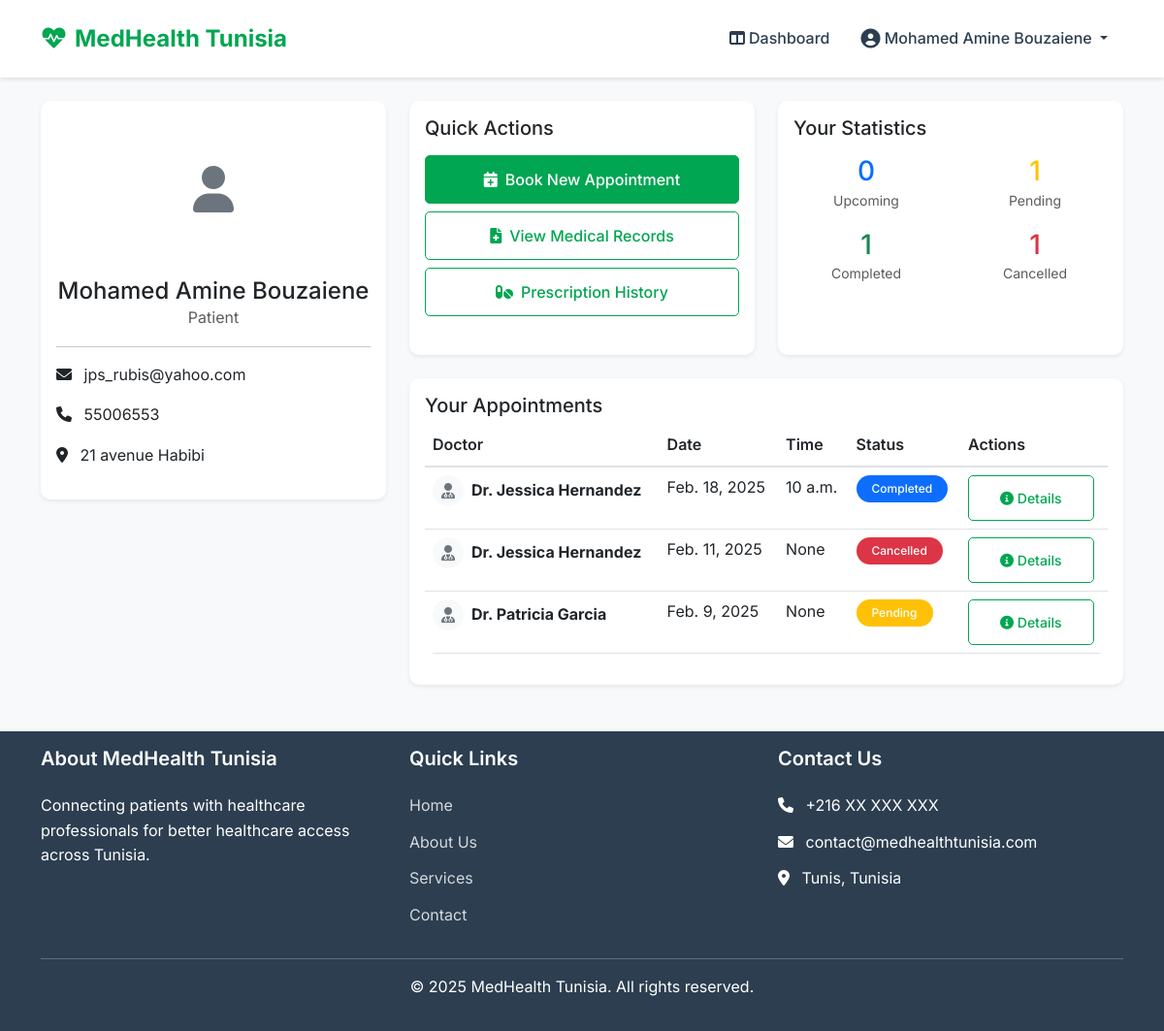
The page /patient/dashboard/ (signed in) on the database its author committed.
### accounts/models.py (models this page shows, shortened)
class CustomUser(AbstractUser):
    GENDER_CHOICES = [
        ('MALE', 'Male'),
        ('FEMALE', 'Female'),
    ]
    ROLE_CHOICES = [
        ('DOCTOR', 'Doctor'),
        ('NURSE', 'Nurse'),
        ('PATIENT', 'Patient'),
    ]
    groups = models.ManyToManyField(
        'auth.Group',
        verbose_name=_('groups'),
        blank=True,
        related_name='custom_user_set',
        related_query_name='custom_user'
    )
    user_permissions = models.ManyToManyField(
        'auth.Permission',
        verbose_name=_('user permissions'),
        blank=True,
        related_name='custom_user_set',
        related_query_name='custom_user'
    )
    gender = models.CharField(max_length=6, choices=GENDER_CHOICES)
    role = models.CharField(max_length=7, choices=ROLE_CHOICES)
    phone_number = models.CharField(max_length=15)
    address = models.TextField()
    date_of_birth = models.DateField(null=True, blank=True)
    profile_picture = models.ImageField(upload_to='profile_pics/', null=True, blank=True)
    created_at = models.DateTimeField(auto_now_add=True)
    updated_at = models.DateTimeField(auto_now=True)

### appointments/models.py (models this page shows, shortened)
class Appointment(models.Model):
    STATUS_CHOICES = [
        ('PENDING', 'Pending'),
        ('TIME_PROPOSED', 'Time Proposed'),
        ('CONFIRMED', 'Confirmed'),
        ('COMPLETED', 'Completed'),
        ('CANCELLED', 'Cancelled'),
        ('DECLINED', 'Declined'),
    ]
    doctor = models.ForeignKey(
        settings.AUTH_USER_MODEL,
        on_delete=models.CASCADE,
        related_name='doctor_appointments'
    )
    patient = models.ForeignKey(
        settings.AUTH_USER_MODEL,
        on_delete=models.CASCADE,
        related_name='patient_appointments'
    )
    date = models.DateField()
    time = models.TimeField(null=True, blank=True)
    reason = models.TextField()
    status = models.CharField(
        max_length=20,
        choices=STATUS_CHOICES,
        default='PENDING'
    )
    created_at = models.DateTimeField(auto_now_add=True)
    updated_at = models.DateTimeField(auto_now=True)
    class Meta:
        ordering = ['-date', '-time']
        unique_together = ['doctor', 'date', 'time']

### accounts/views.py (the view)
# urls.py: path('patient/dashboard/', views.patient_dashboard, name='patient_dashboard'),
@login_required
def patient_dashboard(request):
    if request.user.role != 'PATIENT':
        messages.error(request, 'Access denied. You must be a patient to view this page.')
        return redirect('home')
    appointments = Appointment.objects.filter(patient=request.user).order_by('-date', '-time')
    upcoming_appointments = appointments.filter(status='CONFIRMED', date__gte=datetime.now().date())
    pending_appointments = appointments.filter(status='PENDING')
    completed_appointments = appointments.filter(status='COMPLETED')
    cancelled_appointments = appointments.filter(status='CANCELLED')
    context = {
        'appointments': appointments,
        'upcoming_appointments': upcoming_appointments,
        'pending_appointments': pending_appointments,
        'completed_appointments': completed_appointments,
        'cancelled_appointments': cancelled_appointments,
    }
    return render(request, 'accounts/patient_dashboard.html', context)

### templates/accounts/patient_dashboard.html (shortened to what this page needs)
{% extends 'base.html' %}
{% load static %}
{% block content %}
<div class="container py-4">
    <div class="row">
        <div class="col-lg-4 mb-4">
            <div class="card border-0 shadow-sm">
                <div class="card-body text-center">
                    <div class="mb-3">
                        {% if user.profile_picture %}
                        <img src="{{ user.profile_picture.url }}" alt="Profile Picture" class="rounded-circle profile-picture">
                        {% else %}
                        <div class="profile-picture-placeholder">
                            <i class="fas fa-user fa-3x text-secondary"></i>
                        </div>
                        {% endif %}
                    </div>
                    <h4 class="mb-0">{{ user.get_full_name }}</h4>
                    <p class="text-muted">Patient</p>
                    <hr>
                    <div class="text-start">
                        <p><i class="fas fa-envelope me-2"></i> {{ user.email }}</p>
                        <p><i class="fas fa-phone me-2"></i> {{ user.phone_number }}</p>
                        <p><i class="fas fa-map-marker-alt me-2"></i> {{ user.address }}</p>
                    </div>
                </div>
            </div>
        </div>
        <div class="col-lg-8">
            <div class="row">
                <div class="col-md-6 mb-4">
                    <div class="card border-0 shadow-sm h-100">
                        <div class="card-body">
                            <h5 class="card-title mb-3">Quick Actions</h5>
                            <div class="d-grid gap-2">
                                <a href="{% url 'appointments:book_appointment' %}" class="btn btn-primary">
                                    <i class="fas fa-calendar-plus me-2"></i>Book New Appointment
                                </a>
                                <button class="btn btn-outline-primary">
                                    <i class="fas fa-file-medical me-2"></i>View Medical Records
                                </button>
                                <button class="btn btn-outline-primary">
                                    <i class="fas fa-pills me-2"></i>Prescription History
                                </button>
                            </div>
                        </div>
                    </div>
                </div>
                <div class="col-md-6 mb-4">
                    <div class="card border-0 shadow-sm h-100">
                        <div class="card-body">
                            <h5 class="card-title mb-3">Your Statistics</h5>
                            <div class="row text-center">
                                <div class="col-6 mb-3">
                                    <h3 class="text-primary mb-0">{{ upcoming_appointments.count }}</h3>
                                    <small class="text-muted">Upcoming</small>
                                </div>
                                <div class="col-6 mb-3">
                                    <h3 class="text-warning mb-0">{{ pending_appointments.count }}</h3>
                                    <small class="text-muted">Pending</small>
                                </div>
                                <div class="col-6">
                                    <h3 class="text-success mb-0">{{ completed_appointments.count }}</h3>
                                    <small class="text-muted">Completed</small>
                                </div>
                                <div class="col-6">
                                    <h3 class="text-danger mb-0">{{ cancelled_appointments.count }}</h3>
                                    <small class="text-muted">Cancelled</small>
                                </div>
                            </div>
                        </div>
                    </div>
                </div>
            </div>
            <div class="card border-0 shadow-sm mb-4">
                <div class="card-body">
                    <h5 class="card-title">Your Appointments</h5>
                    <div class="table-responsive">
                        <table class="table table-hover">
                            <thead>
                                <tr>
                                    <th>Doctor</th>
                                    <th>Date</th>
                                    <th>Time</th>
                                    <th>Status</th>
                                    <th>Actions</th>
                                </tr>
                            </thead>
                            <tbody>
                                {% for appointment in appointments %}
                                <tr>
                                    <td>
                                        <div class="d-flex align-items-center">
                                            {% if appointment.doctor.profile_picture %}
                                            <img src="{{ appointment.doctor.profile_picture.url }}" alt="Doctor" class="rounded-circle me-2" style="width: 32px; height: 32px;">
                                            {% else %}
                                            <div class="rounded-circle bg-light me-2 d-flex align-items-center justify-content-center" style="width: 32px; height: 32px;">
                                                <i class="fas fa-user-md text-secondary"></i>
                                            </div>
                                            {% endif %}
                                            <div>
                                                <div class="fw-bold">Dr. {{ appointment.doctor.get_full_name }}</div>
                                            </div>
                                        </div>
                                    </td>
                                    <td>{{ appointment.date }}</td>
                                    <td>{{ appointment.time }}</td>
                                    <td>
                                        {% if appointment.status == 'PENDING' %}
                                        <span class="badge bg-warning">Pending</span>
                                        {% elif appointment.status == 'CONFIRMED' %}
                                        <span class="badge bg-success">Confirmed</span>
                                        {% elif appointment.status == 'COMPLETED' %}
                                        <span class="badge bg-primary">Completed</span>
                                        {% elif appointment.status == 'CANCELLED' %}
                                        <span class="badge bg-danger">Cancelled</span>
                                        {% endif %}
                                    </td>
                                    <td>
                                        <button type="button" class="btn btn-sm btn-outline-primary" data-bs-toggle="modal" data-bs-target="#appointmentModal{{ appointment.id }}">
                                            <i class="fas fa-info-circle"></i> Details
                                        </button>
                                    </td>
                                </tr>
                                {% endfor %}
                            </tbody>
                        </table>
                    </div>
                </div>
            </div>
        </div>
    </div>
</div>
{% endblock %}

### templates/base.html (shortened to what this page needs)
{% load static %}
<!DOCTYPE html>
<html lang="en">
<head>
    <link href="https://cdn.jsdelivr.net/npm/bootstrap@5.3.0/dist/css/bootstrap.min.css" rel="stylesheet">
    <link href="https://cdnjs.cloudflare.com/ajax/libs/font-awesome/6.0.0/css/all.min.css" rel="stylesheet">
    <link href="{% static 'css/style.css' %}" rel="stylesheet">
</head>
<body>
    <nav class="navbar navbar-expand-lg navbar-light">
        <div class="container">
            <a class="navbar-brand" href="{% url 'accounts:home' %}">
                <i class="fas fa-heartbeat me-2"></i>MedHealth Tunisia
            </a>
            <div class="collapse navbar-collapse justify-content-end" id="navbarNav">
                {% if user.is_authenticated %}
                    <ul class="navbar-nav align-items-center">
                        {% if user.role == 'DOCTOR' %}
                            <li class="nav-item">
                                <a class="nav-link" href="{% url 'accounts:doctor_dashboard' %}">
                                    <i class="fas fa-columns me-1"></i>Dashboard
                                </a>
                            </li>
                        {% elif user.role == 'PATIENT' %}
                            <li class="nav-item">
                                <a class="nav-link" href="{% url 'accounts:patient_dashboard' %}">
                                    <i class="fas fa-columns me-1"></i>Dashboard
                                </a>
                            </li>
                        {% endif %}
                        <li class="nav-item dropdown">
                            <a class="nav-link dropdown-toggle" href="#" id="userDropdown" role="button" data-bs-toggle="dropdown">
                                {% if user.profile_picture %}
                                    <img src="{{ user.profile_picture.url }}" alt="Profile" class="rounded-circle" width="32" height="32">
                                {% else %}
                                    <i class="fas fa-user-circle fa-lg"></i>
                                {% endif %}
                                {{ user.get_full_name }}
                            </a>
                        </li>
                    </ul>
                {% endif %}
            </div>
        </div>
    </nav>
    <main>
        {% block content %}{% endblock %}
    </main>
    <footer class="footer mt-auto py-3">
        <div class="container">
            <div class="row">
                <div class="col-md-4">
                    <h5>About MedHealth Tunisia</h5>
                    <p>Connecting patients with healthcare professionals for better healthcare access across Tunisia.</p>
                </div>
                <div class="col-md-4">
                    <h5>Quick Links</h5>
                    <ul class="list-unstyled">
                        <li><a href="{% url 'accounts:home' %}">Home</a></li>
                        <li><a href="#about">About Us</a></li>
                        <li><a href="#services">Services</a></li>
                        <li><a href="#contact">Contact</a></li>
                    </ul>
                </div>
                <div class="col-md-4">
                    <h5>Contact Us</h5>
                    <ul class="list-unstyled">
                        <li><i class="fas fa-phone me-2"></i> +216 XX XXX XXX</li>
                        <li><i class="fas fa-envelope me-2"></i> contact@medhealthtunisia.com</li>
                        <li><i class="fas fa-map-marker-alt me-2"></i> Tunis, Tunisia</li>
                    </ul>
                </div>
            </div>
            <hr>
            <div class="text-center">
                <p>&copy; {% now "Y" %} MedHealth Tunisia. All rights reserved.</p>
            </div>
        </div>
    </footer>
</body>
</html>

### rows shown on the page
CustomUser: get_full_name "Mohamed Amine Bouzaiene", email "jps_rubis@yahoo.com", phone_number "55006553", address "21 avenue Habibi"
Appointment: doctor.get_full_name "Jessica Hernandez", date "Feb. 18, 2025", time "10 a.m.", status "Completed"
Appointment: doctor.get_full_name "Jessica Hernandez", date "Feb. 11, 2025", time "None", status "Cancelled"
Appointment: doctor.get_full_name "Patricia Garcia", date "Feb. 9, 2025", time "None", status "Pending"

### other values the page prints
{{ upcoming_appointments.count }} "0"
{{ pending_appointments.count }} "1"
{{ completed_appointments.count }} "1"
{{ cancelled_appointments.count }} "1"
